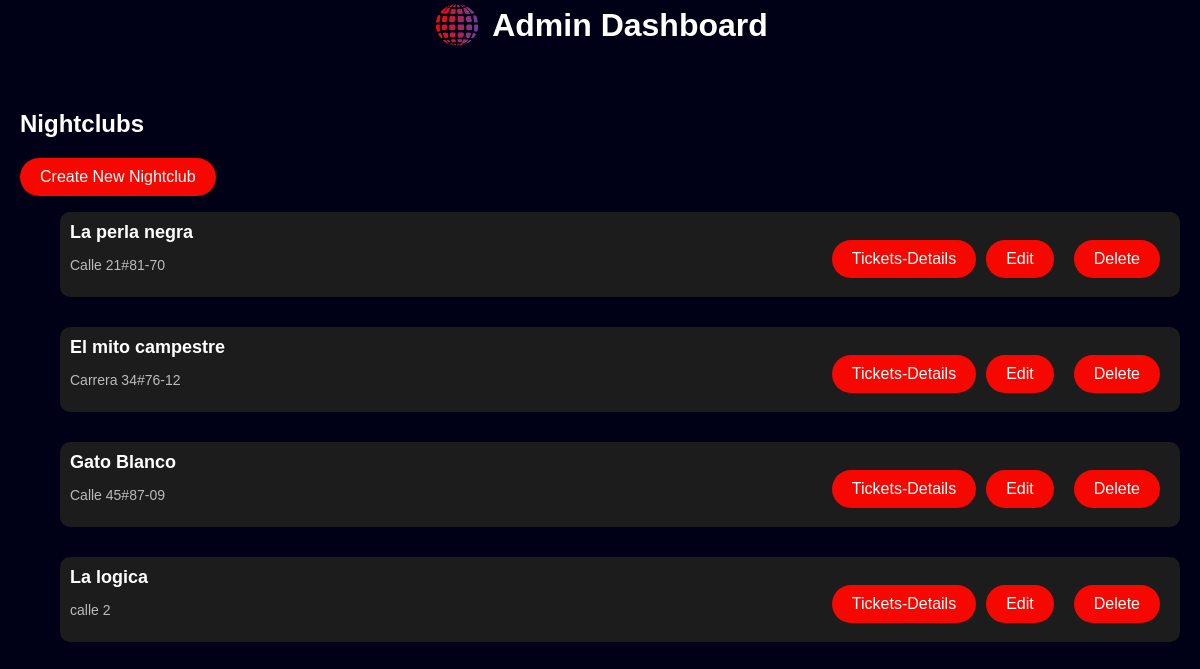
The app's page /users/custom-admin/dashboard/ (signed in) with its own data.
### tickets/models.py (models this page shows, shortened)
class NightClub(models.Model):
    name = models.CharField(max_length=255)
    address = models.CharField(max_length=255, null=True, blank=True)  # Allow null and blank values
    description = models.TextField(blank=True, null=True)
    image = models.ImageField(upload_to='nightclubs/', blank=True, null=True)
    latitude = models.DecimalField(max_digits=9, decimal_places=6, null=True, blank=True)
    longitude = models.DecimalField(max_digits=9, decimal_places=6, null=True, blank=True)

### users/views.py (the view)
# urls.py: path('custom-admin/dashboard/', views.admin_dashboard,
@staff_member_required
def admin_dashboard(request):
    nightclubs = NightClub.objects.all()
    return render(request, 'users/admin_dashboard.html', {'nightclubs': nightclubs})

### nightlife/users/templates/users/admin_dashboard.html (shortened to what this page needs)
<!DOCTYPE html>
<html lang="en">
<head>
    {% load static %}
    <link rel="stylesheet" href="{% static 'css/styles.css' %}">
</head>
<body>
    <header class="header">
        <div class="logo-section">
            {% load static %}
            <img src="{% static 'images/logo.png' %}" alt="Logo" class="logo">
            <h1>Admin Dashboard</h1>
        </div>
    </header>
    <div class="nightclub-list">
        <h2>Nightclubs</h2>
        <a href="{% url 'create-nightclub' %}" class="auth-button red-button">Create New Nightclub</a>
        <ul class="nightclubs">
            {% for nightclub in nightclubs %}
            <li class="nightclub-card">
                <div class="nightclub-info">
                    <h3>{{ nightclub.name }}</h3>
                    <p>{{ nightclub.address }}</p>
                </div>
                <div class="nightclub-actions">
                    <a href="{% url 'nightclub-detail' nightclub.id %}" class="auth-button red-button">Tickets-Details</a>
                    <div class="edit-delete-buttons">
                        <a href="{% url 'edit-nightclub' nightclub.id %}" class="auth-button red-button">Edit</a>
                        <a href="{% url 'delete-nightclub' nightclub.id %}" class="auth-button red-button">Delete</a>
                    </div>
                </div>
            </li>
            {% endfor %}
        </ul>
    </div>
</body>
</html>

### tickets/static/css/styles.css (style rules this page uses)
body { background-color: #000117; color: white; font-family: 'Arial', sans-serif; margin: 0; display: flex; flex-direction: column; }
.nightclub-actions { display: flex; justify-content: space-between; align-items: center; margin-top: 10px; }
.edit-delete-buttons { display: flex; gap: 10px; }
.auth-button { padding: 10px 20px; border-radius: 25px; color: white; font-size: 16px; text-decoration: none; }
.red-button { background-color: #F60800; }
.nightclub-card { display: flex; justify-content: space-between; align-items: center; background-color: #1c1c1c; padding: 10px; border-radius: 10px; margin-bottom: 15px; }
.auth-button { position: relative; padding: 10px 20px; border-radius: 25px; color: white; font-size: 16px; text-decoration: none; background-color: #F60800; }
.auth-button { display: inline-block; padding: 10px 20px; border-radius: 25px; text-decoration: none; color: white; font-size: 16px; margin-right: 10px; }
.nightclub-list { margin: 20px; }
.nightclub-list h2 { font-size: 24px; margin-bottom: 20px; text-align: left; }
.nightclubs { display: flex; flex-direction: column; gap: 15px; }
.nightclub-card { background-color: #1c1c1c; display: flex; align-items: center; padding: 10px; border-radius: 10px; position: relative; }
.nightclub-info { flex-grow: 1; }
.nightclub-info h3 { font-size: 18px; margin: 0; color: white; }
.nightclub-info p { font-size: 14px; color: #bbb; }
.logo-section { display: flex; align-items: center; justify-content: center; margin-bottom: 20px; }
.logo { width: 50px; height: auto; margin-right: 10px; }
h1 { font-size: 32px; color: white; margin: 0; }
h2 { color: white; margin-bottom: 20px; }
.auth-button { padding: 10px 20px; border-radius: 25px; color: white; font-size: 16px; text-decoration: none; background-color: #F60800; text-align: center; }

### records on screen
NightClub: name "La perla negra", address "Calle 21#81-70"
NightClub: name "El mito campestre", address "Carrera 34#76-12"
NightClub: name "Gato Blanco", address "Calle 45#87-09"
NightClub: name "La logica", address "calle 2"
